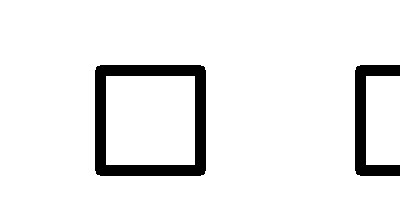
#> input picture OperacionEspejismo2/m2_mitad1 1.png, 400 x 200 px, found by its file name
$ python mision2.py
#> lines starting #> are read from the running program, lines starting #| are printed output that depends on the picture; after the words box and inside, x2 and y2 are one past the last pixel; in counts of white or black regions, pixels touching at a corner belong together
import cv2
import numpy as np

mitad1 = cv2.imread("OperacionEspejismo2/m2_mitad1 1.png")
#> mitad1 is the input picture: shape (200, 400, 3); 92.1% white; 2 black regions, box (x1, y1, x2, y2) and area: (95, 65, 206, 176) 4360, (355, 65, 400, 176) 1949
mitad2 = cv2.imread("OperacionEspejismo2/m2_mitad2 1.png")
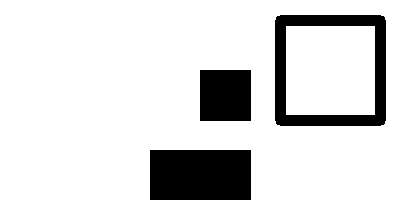
#> input picture OperacionEspejismo2/m2_mitad2 1.png, 400 x 200 px, found by its file name
#> mitad2 is the input picture: shape (200, 400, 3); 85% white; 3 black regions, box (x1, y1, x2, y2) and area: (150, 150, 251, 200) 5050, (275, 15, 386, 126) 4360, (200, 70, 251, 121) 2601


if mitad1 is None or mitad2 is None:
    print("Error cargando imágenes")
    exit()

#Lienzo blanco 400x400
lienzo = np.full((400, 400, 3), 255, dtype=np.uint8)

h1, w1 = mitad1.shape[:2]
#> h1 = 200; w1 = 400
h2, w2 = mitad2.shape[:2]
#> h2 = 200; w2 = 400


#Inversa
dx = -50   # mover izquierda
dy = -30   # mover arriba

M_tras = np.float32([
    [1, 0, dx],
    [0, 1, dy]
])

mitad1_corregida = cv2.warpAffine(mitad1, M_tras, (w1, h1))
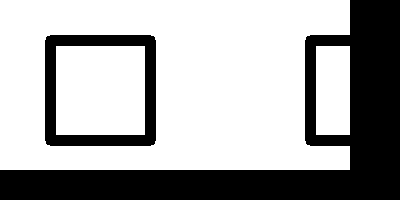
#> mitad1_corregida: shape (200, 400, 3); 66.5% white; 2 black regions, box (x1, y1, x2, y2) and area: (0, 0, 400, 200) 22449, (45, 35, 156, 146) 4360

#Centrado
x_offset = (400 - w1) // 2
#> x_offset = 0
lienzo[0:h1, x_offset:x_offset+w1] = mitad1_corregida
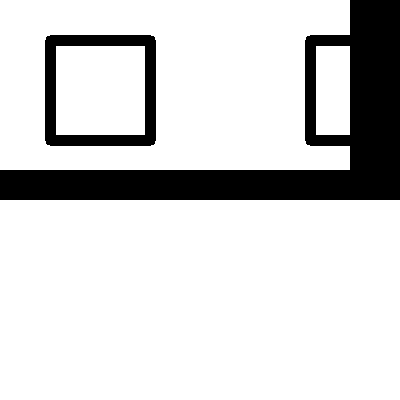
#> lienzo: shape (400, 400, 3); 83.2% white; 2 black regions, box (x1, y1, x2, y2) and area: (0, 0, 400, 200) 22449, (45, 35, 156, 146) 4360


# Centro de la imagen
centro = (w2 // 2, h2 // 2)
#> centro = (200, 100)

M_rot = cv2.getRotationMatrix2D(centro, 180, 1)

mitad2_corregida = cv2.warpAffine(mitad2, M_rot, (w2, h2))
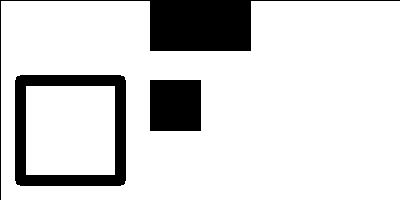
#> mitad2_corregida: shape (200, 400, 3); 84.2% white; 3 black regions, box (x1, y1, x2, y2) and area: (0, 0, 400, 200) 5649, (15, 75, 126, 186) 4360, (150, 80, 201, 131) 2601

#Parte inferior
x_offset2 = (400 - w2) // 2
#> x_offset2 = 0
lienzo[400-h2:400, x_offset2:x_offset2+w2] = mitad2_corregida
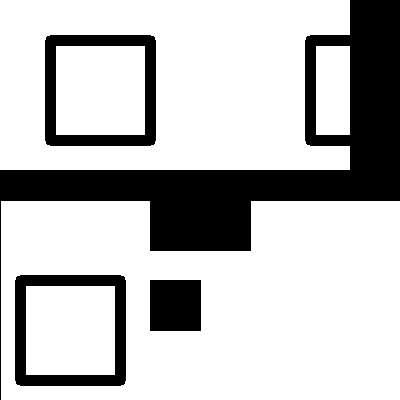
#> lienzo: shape (400, 400, 3); 75.4% white; 4 black regions, box (x1, y1, x2, y2) and area: (0, 0, 400, 400) 28098, (45, 35, 156, 146) 4360, (15, 275, 126, 386) 4360, (150, 280, 201, 331) 2601


cv2.imwrite("m2_qr_reconstruido.png", lienzo)


#Resultados
cv2.imshow("QR reconstruido", lienzo)
cv2.waitKey(0)
cv2.destroyAllWindows()
